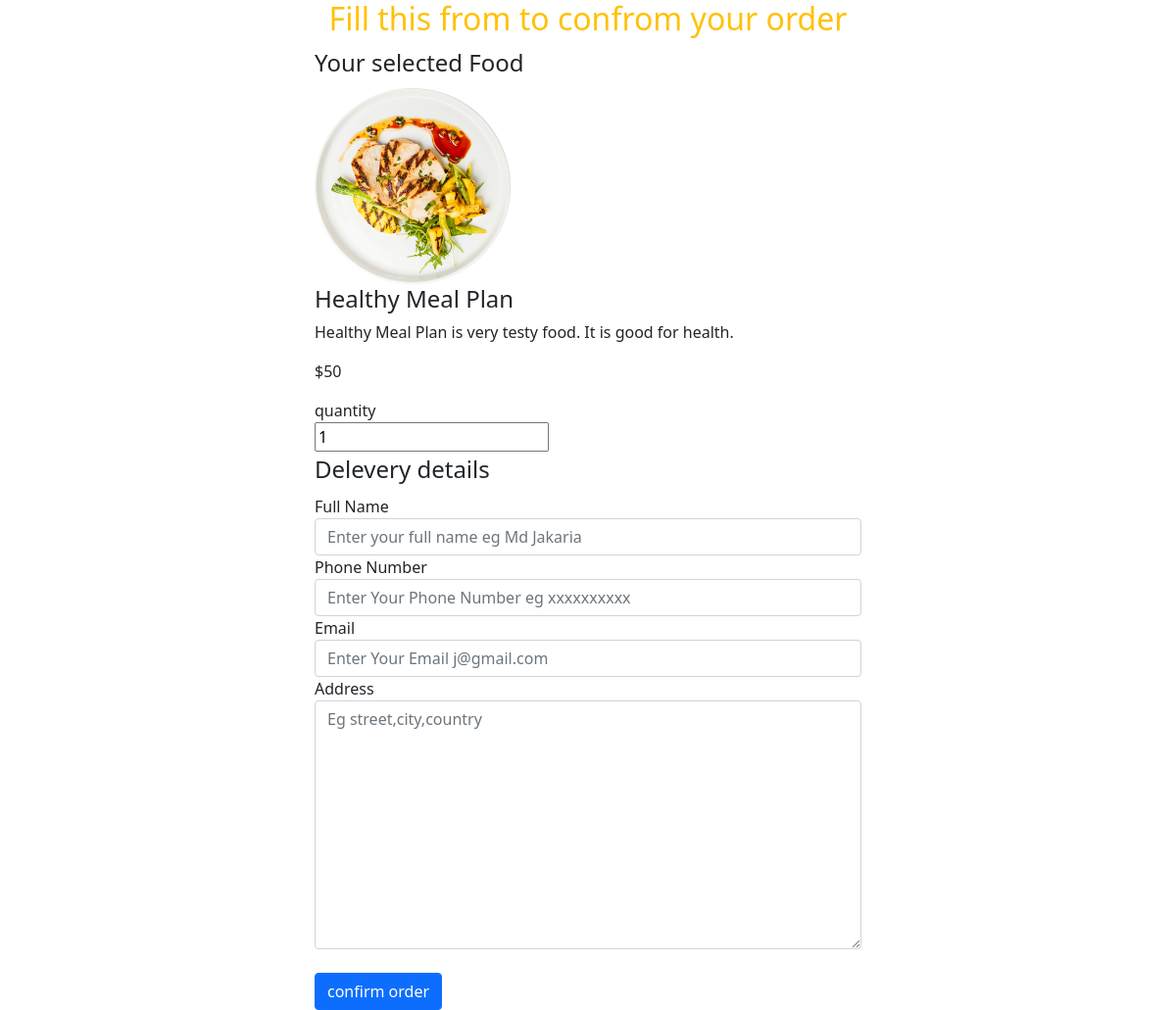
The page /order.php?id=39 on the database its author committed.
### tables this page shows
CREATE TABLE `food_details` (
  `id` int(255) NOT NULL,
  `title` varchar(250) NOT NULL,
  `description` varchar(300) NOT NULL,
  `image` varchar(250) DEFAULT NULL,
  `price` int(20) NOT NULL
);

### order.php (the view, shortened to what this page needs)
<?php
include('connection.php');
if (isset($_GET['id'])) {
    $id = $_GET['id'];
    $sql = "SELECT * FROM food_details WHERE id =$id";
    $res = mysqli_query($con, $sql);
    $count = mysqli_num_rows($res);
    if ($count == 1) {
        $row = mysqli_fetch_array($res);
        $title = $row['title'];
        $description = $row['description'];
        $price = $row['price'];
        $image = $row['image'];
    } else {
        header('location:home.php');
    }
} else {
    header('Location:home.php');
}
?>
<!DOCTYPE html>
<html lang="en">
<head>
    <link rel="stylesheet" href="./css/bootstrap.min.css">
</head>
<body>
    <section>
        <div class="container">
            <div class='col-md-6 m-auto'>
                <h2 class="text-center text-warning">Fill this from to confrom your order</h2>
                <form action="" method='post'>
                    <fieldset>
                        <legend>Your selected Food</legend>
                        <div>
                            <?php
                            if ($image == '') {
                                echo "<div>Image are not available.</div>";
                            } else {
                            ?>
                                <img src="<?php echo $image; ?>" class="img-responsive order" alt="">
                            <?php
                            }
                            ?>
                        </div>
                        <div>
                            <h4><?php echo $title; ?></h4>
                            <p><?php echo $description ?></p>
                            <p>$<?php echo $price ?></p>
                            <div>
                                quantity
                            </div>
                            <input type="number" name="qty" class='input-responsive' value="1" placeholder="Enter your quantity" id="" required>
                        </div>
                    </fieldset>
                    <fieldset>
                        <legend>Delevery details</legend>
                        <div class="order-label">Full Name</div>
                        <input type="text" name="full-name" placeholder="Enter your full name eg Md Jakaria" class='form-control' id="" required>
                        <div class="order-label">Phone Number</div>
                        <input type="number" name="contact" placeholder="Enter Your Phone Number eg xxxxxxxxxx" class='form-control' id="" required>
                        <div class="order-label">Email</div>
                        <input type="email" name="email" placeholder="Enter Your Email j@gmail.com" class='form-control' id="" required>
                        <div class="order-label">Address</div>
                        <textarea name="address" rows="10" placeholder="Eg street,city,country" class='form-control' id="" required></textarea><br>
                        <input type="submit" name="submit" value="confirm order" class="btn btn-primary" id="">
                    </fieldset>
                </form>
            </div>
        </div>
    </section>
</body>
</html>

### order.php (style rules this page uses)
.order { width: 200px; }

### rows shown on the page
food_details: image (picture), title "Healthy Meal Plan", description "Healthy Meal Plan is very testy food. It is good for health.", price "50"
